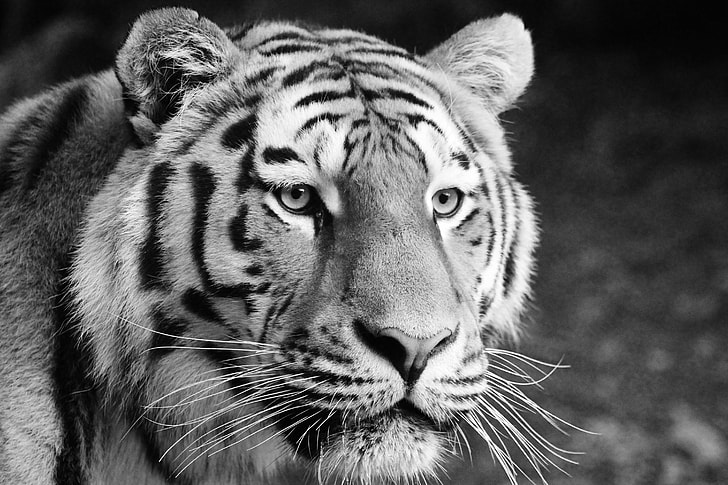
#> input picture Image filtering/basic_filtering/img/tiger.jpg, 728 x 485 px
$ python Comparision_Gaussian_Bilateral.py
#> lines starting #> are read from the running program, lines starting #| are printed output that depends on the picture
### Image filtering/GaussianFilter.py
# Exercise 3. Use OpenCV to apply a Gaussian filter. Try with different values of sigma and compare the results.

import cv2
import numpy as np
import matplotlib.pyplot as plt
from matplotlib import rc

# TODO: Apply the filter and show the results
img_tiger = cv2.imread('basic_filtering/img/tiger.jpg')
#> img_tiger is the input picture: shape (485, 728, 3); min 0, max 255, mean 96.4

def gauss_filter(image, sigma):
    image_blurred = cv2.GaussianBlur(src=image, ksize=(0, 0), sigmaX = sigma)
    return image_blurred

# [32 lines that do not run on import are left out]

### Image filtering/Comparision_Gaussian_Bilateral.py
#TODO: Exercise 6 goes here!
import cv2
from Denoising import salt_pepper_noise as denoise
import matplotlib.pyplot as plt
from GaussianFilter import gauss_filter

img_city = cv2.imread('basic_filtering/img/city.jpg')
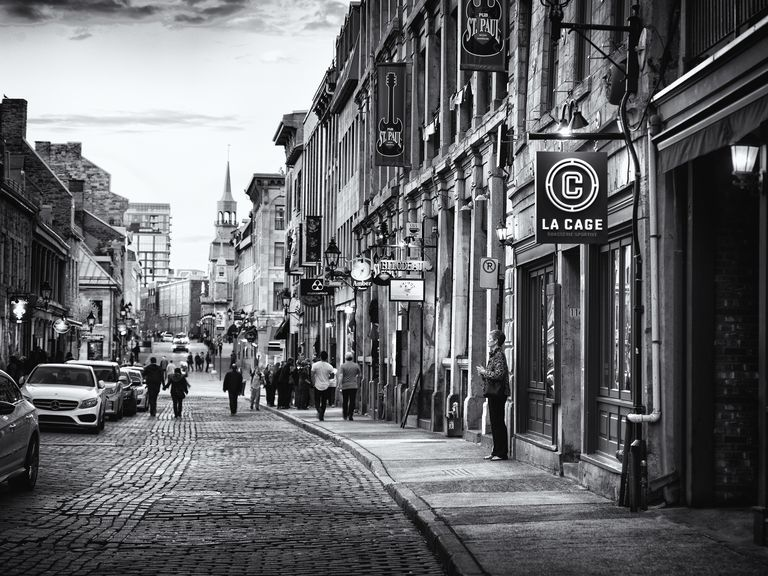
#> input picture Image filtering/basic_filtering/img/city.jpg, 768 x 576 px
#> img_city is the input picture: shape (576, 768, 3); mean B, G, R 108.6, 105.7, 104.8
noisy_city = cv2.imread('basic_filtering/img/city_noisy.jpg') #Image with gaussian noise
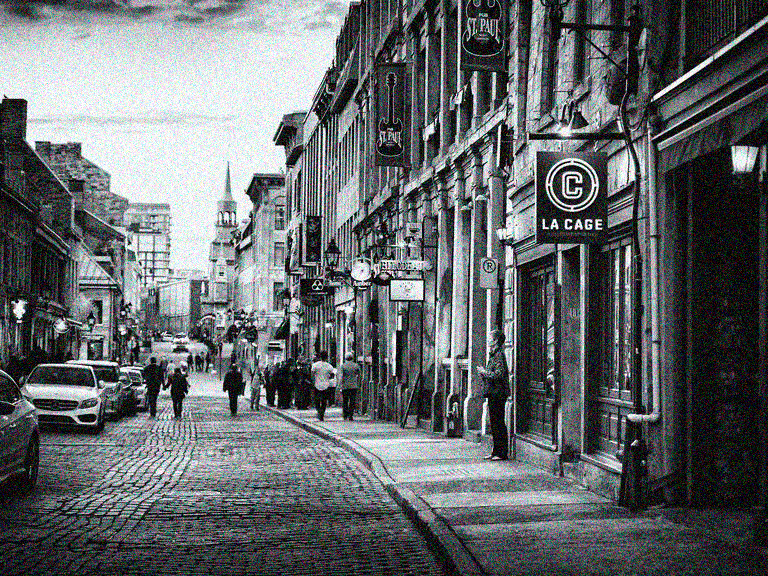
#> input picture Image filtering/basic_filtering/img/city_noisy.jpg, 768 x 576 px
#> noisy_city is the input picture: shape (576, 768, 3); mean B, G, R 107.2, 104.7, 100.6

city_gaussian = gauss_filter(noisy_city, 3)
#> in gauss_filter, `image_blurred = cv2.GaussianBlur(src=image, ksize=(0, 0), sigmaX = sig..`:
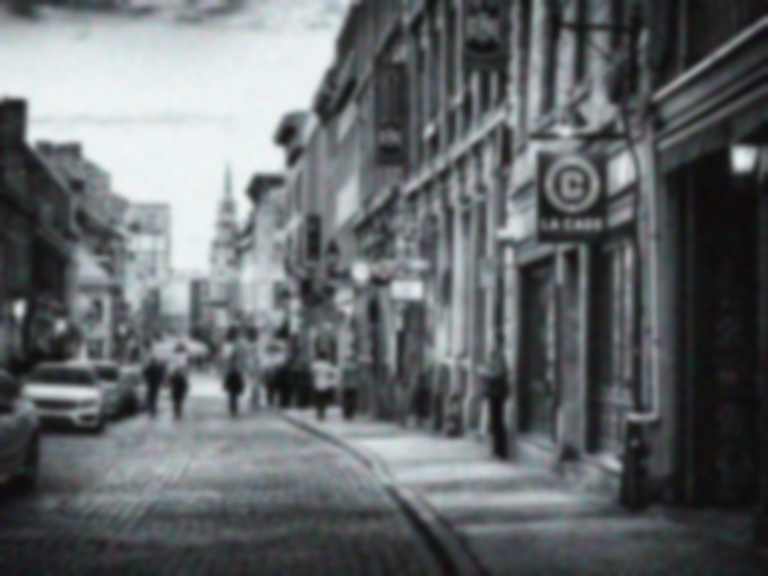
#> image_blurred: shape (576, 768, 3); mean B, G, R 107.2, 104.8, 100.6
city_bileteral = cv2.bilateralFilter(src= noisy_city, d = -1, sigmaColor = 30, sigmaSpace = 6)

#Original image
fig = plt.figure(figsize = (20,20))
ax1 = fig.add_subplot(221)
ax1.imshow(img_city, interpolation = 'none', cmap = 'gray')
ax1.set_title('Original image')

#Filter image
ax2 = fig.add_subplot(222)
ax2.imshow(noisy_city,  interpolation = 'none', cmap = 'gray')
ax2.set_title('Noisy image')
#Filter image

ax3 = fig.add_subplot(223)
ax3.imshow(city_bileteral, interpolation = 'none', cmap = 'gray')
ax3.set_title('Bilateral image')

#Filter image

ax4 = fig.add_subplot(224)
ax4.imshow(city_gaussian, interpolation = 'none', cmap = 'gray')
ax4.set_title('Gaussian filter')

plt.show()
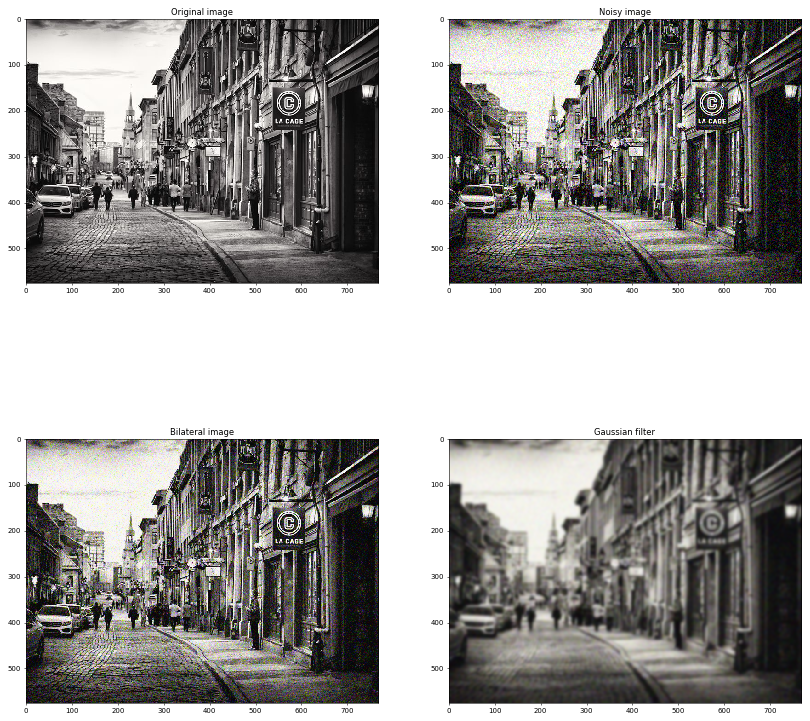
#> figure drawn by matplotlib, 4 panels; B, G, R data is drawn as R, G, B
